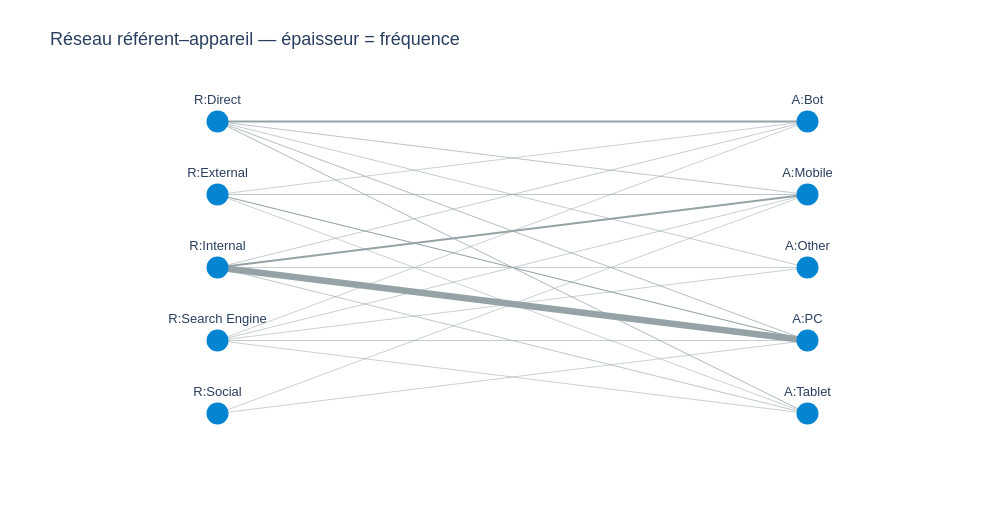

Notebook code cell kept with this figure:
### Markdown cell above
### <b><div style='padding:15px;background-color:#d8dcd6;color:#030aa7;font-size:120%;text-align: left'>Plotly</div></b>

### Code cell
ID_GRAPHIQUE = '07_05'
BIBLIOTHEQUE = 'plotly'
fig=go.Figure()
for u,v in graphe.edges:fig.add_trace(go.Scatter(x=[pos[u][0],pos[v][0]],y=[pos[u][1],pos[v][1]],mode='lines',line=dict(width=.5+6*graphe[u][v]['weight']/maximum,color='#95a3a6'),showlegend=False,hovertemplate=f'{u} → {v} : {graphe[u][v]["weight"]:,}<extra></extra>'))
fig.add_trace(go.Scatter(x=[p[0] for p in pos.values()],y=[p[1] for p in pos.values()],text=list(pos),mode='markers+text',textposition='top center',marker=dict(size=22,color=palette[6]),showlegend=False))
fig.update_xaxes(visible=False,range=[-.25,1.25]);fig.update_yaxes(visible=False)
montrer_plotly(fig,'Réseau référent–appareil — épaisseur = fréquence')

### Figure 1 — Plotly figure (JSON) as saved in the notebook; plotly's stock layout.template omitted (floating-point values rounded to 4 significant figures)
{"data": [{"hovertemplate": "R:Direct → A:Bot : 60,622<extra></extra>", "line": {"color": "#95a3a6", "width": 1.8}, "mode": "lines", "showlegend": false, "type": "scatter", "x": [0, 1], "y": [0, 0]}, {"hovertemplate": "R:Direct → A:Mobile : 6,052<extra></extra>", "line": {"color": "#95a3a6", "width": 0.6298}, "mode": "lines", "showlegend": false, "type": "scatter", "x": [0, 1], "y": [0, -1]}, {"hovertemplate": "R:Direct → A:Other : 2,899<extra></extra>", "line": {"color": "#95a3a6", "width": 0.5622}, "mode": "lines", "showlegend": false, "type": "scatter", "x": [0, 1], "y": [0, -2]}, {"hovertemplate": "R:Direct → A:PC : 10,296<extra></extra>", "line": {"color": "#95a3a6", "width": 0.7209}, "mode": "lines", "showlegend": false, "type": "scatter", "x": [0, 1], "y": [0, -3]}, {"hovertemplate": "R:Direct → A:Tablet : 12,376<extra></extra>", "line": {"color": "#95a3a6", "width": 0.7655}, "mode": "lines", "showlegend": false, "type": "scatter", "x": [0, 1], "y": [0, -4]}, {"hovertemplate": "A:Bot → R:External : 48<extra></extra>", "line": {"color": "#95a3a6", "width": 0.501}, "mode": "lines", "showlegend": false, "type": "scatter", "x": [1, 0], "y": [0, -1]}, {"hovertemplate": "A:Bot → R:Internal : 2,647<extra></extra>", "line": {"color": "#95a3a6", "width": 0.5568}, "mode": "lines", "showlegend": false, "type": "scatter", "x": [1, 0], "y": [0, -2]}, {"hovertemplate": "A:Bot → R:Search Engine : 2<extra></extra>", "line": {"color": "#95a3a6", "width": 0.5}, "mode": "lines", "showlegend": false, "type": "scatter", "x": [1, 0], "y": [0, -3]}, {"hovertemplate": "R:External → A:Mobile : 5,689<extra></extra>", "line": {"color": "#95a3a6", "width": 0.622}, "mode": "lines", "showlegend": false, "type": "scatter", "x": [0, 1], "y": [-1, -1]}, {"hovertemplate": "R:External → A:PC : 29,027<extra></extra>", "line": {"color": "#95a3a6", "width": 1.123}, "mode": "lines", "showlegend": false, "type": "scatter", "x": [0, 1], "y": [-1, -3]}, {"hovertemplate": "R:External → A:Tablet : 127<extra></extra>", "line": {"color": "#95a3a6", "width": 0.5027}, "mode": "lines", "showlegend": false, "type": "scatter", "x": [0, 1], "y": [-1, -4]}, {"hovertemplate": "R:Internal → A:Mobile : 80,475<extra></extra>", "line": {"color": "#95a3a6", "width": 2.226}, "mode": "lines", "showlegend": false, "type": "scatter", "x": [0, 1], "y": [-2, -1]}, {"hovertemplate": "R:Internal → A:Other : 897<extra></extra>", "line": {"color": "#95a3a6", "width": 0.5192}, "mode": "lines", "showlegend": false, "type": "scatter", "x": [0, 1], "y": [-2, -2]}, {"hovertemplate": "R:Internal → A:PC : 279,688<extra></extra>", "line": {"color": "#95a3a6", "width": 6.5}, "mode": "lines", "showlegend": false, "type": "scatter", "x": [0, 1], "y": [-2, -3]}, {"hovertemplate": "R:Internal → A:Tablet : 5,400<extra></extra>", "line": {"color": "#95a3a6", "width": 0.6158}, "mode": "lines", "showlegend": false, "type": "scatter", "x": [0, 1], "y": [-2, -4]}, {"hovertemplate": "R:Search Engine → A:Mobile : 1,257<extra></extra>", "line": {"color": "#95a3a6", "width": 0.527}, "mode": "lines", "showlegend": false, "type": "scatter", "x": [0, 1], "y": [-3, -1]}, {"hovertemplate": "R:Search Engine → A:Other : 1<extra></extra>", "line": {"color": "#95a3a6", "width": 0.5}, "mode": "lines", "showlegend": false, "type": "scatter", "x": [0, 1], "y": [-3, -2]}, {"hovertemplate": "R:Search Engine → A:PC : 2,271<extra></extra>", "line": {"color": "#95a3a6", "width": 0.5487}, "mode": "lines", "showlegend": false, "type": "scatter", "x": [0, 1], "y": [-3, -3]}, {"hovertemplate": "R:Search Engine → A:Tablet : 216<extra></extra>", "line": {"color": "#95a3a6", "width": 0.5046}, "mode": "lines", "showlegend": false, "type": "scatter", "x": [0, 1], "y": [-3, -4]}, {"hovertemplate": "A:Mobile → R:Social : 5<extra></extra>", "line": {"color": "#95a3a6", "width": 0.5001}, "mode": "lines", "showlegend": false, "type": "scatter", "x": [1, 0], "y": [-1, -4]}, {"hovertemplate": "R:Social → A:PC : 2<extra></extra>", "line": {"color": "#95a3a6", "width": 0.5}, "mode": "lines", "showlegend": false, "type": "scatter", "x": [0, 1], "y": [-4, -3]}, {"marker": {"color": "#0485d1", "size": 22}, "mode": "markers+text", "showlegend": false, "text": ["R:Direct", "R:External", "R:Internal", "R:Search Engine", "R:Social", "A:Bot", "A:Mobile", "A:Other", "A:PC", "A:Tablet"], "textposition": "top center", "type": "scatter", "x": [0, 0, 0, 0, 0, 1, 1, 1, 1, 1], "y": [0, -1, -2, -3, -4, 0, -1, -2, -3, -4]}], "layout": {"font": {"family": "Arial", "size": 13}, "height": 520, "margin": {"b": 75, "l": 70, "r": 45, "t": 90}, "title": {"text": "Réseau référent–appareil — épaisseur = fréquence"}, "width": 1000, "xaxis": {"range": [-0.25, 1.25], "visible": false}, "yaxis": {"visible": false}}}
